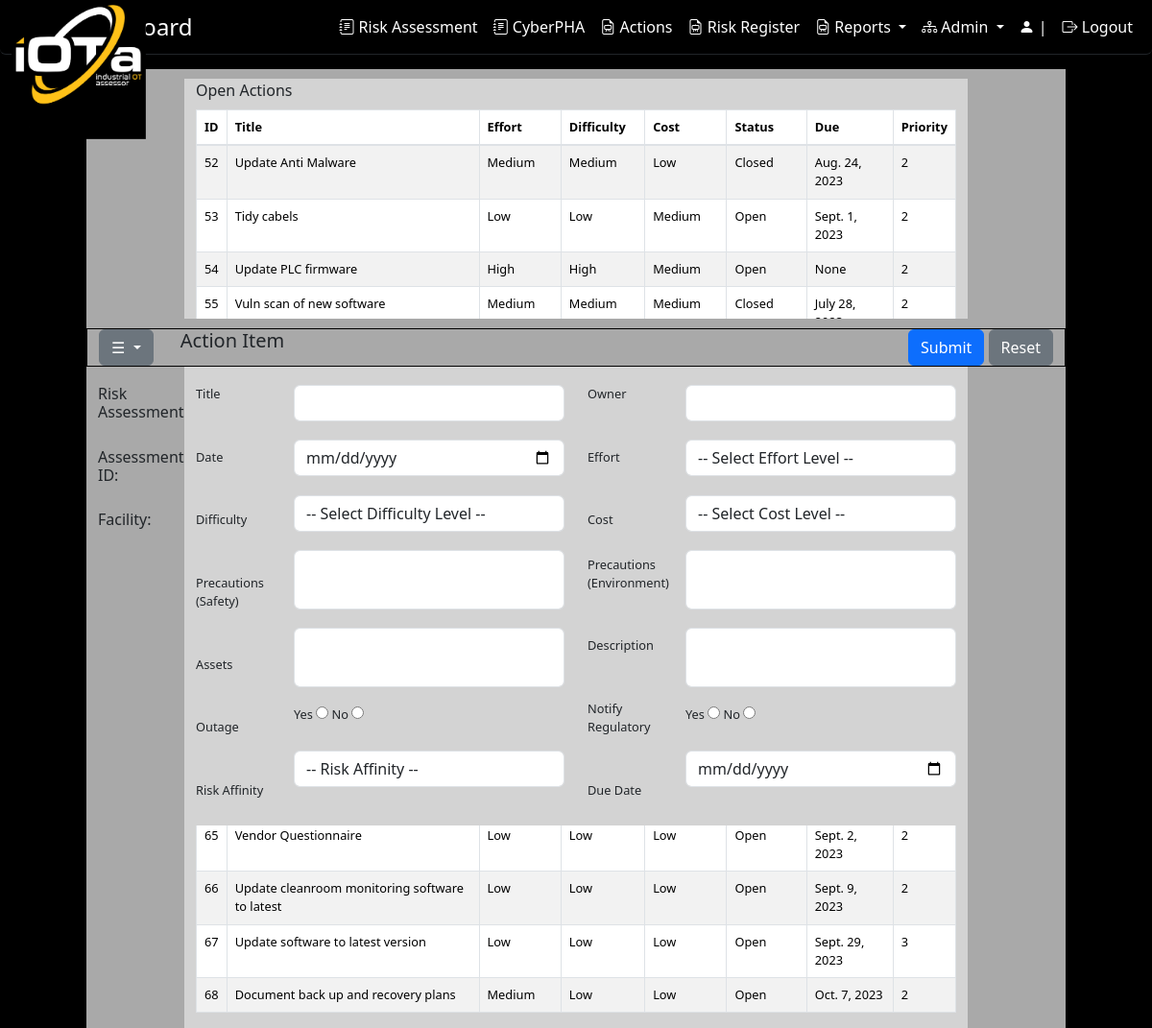
The page /OTRisk/raw_action on the database as committed earlier.
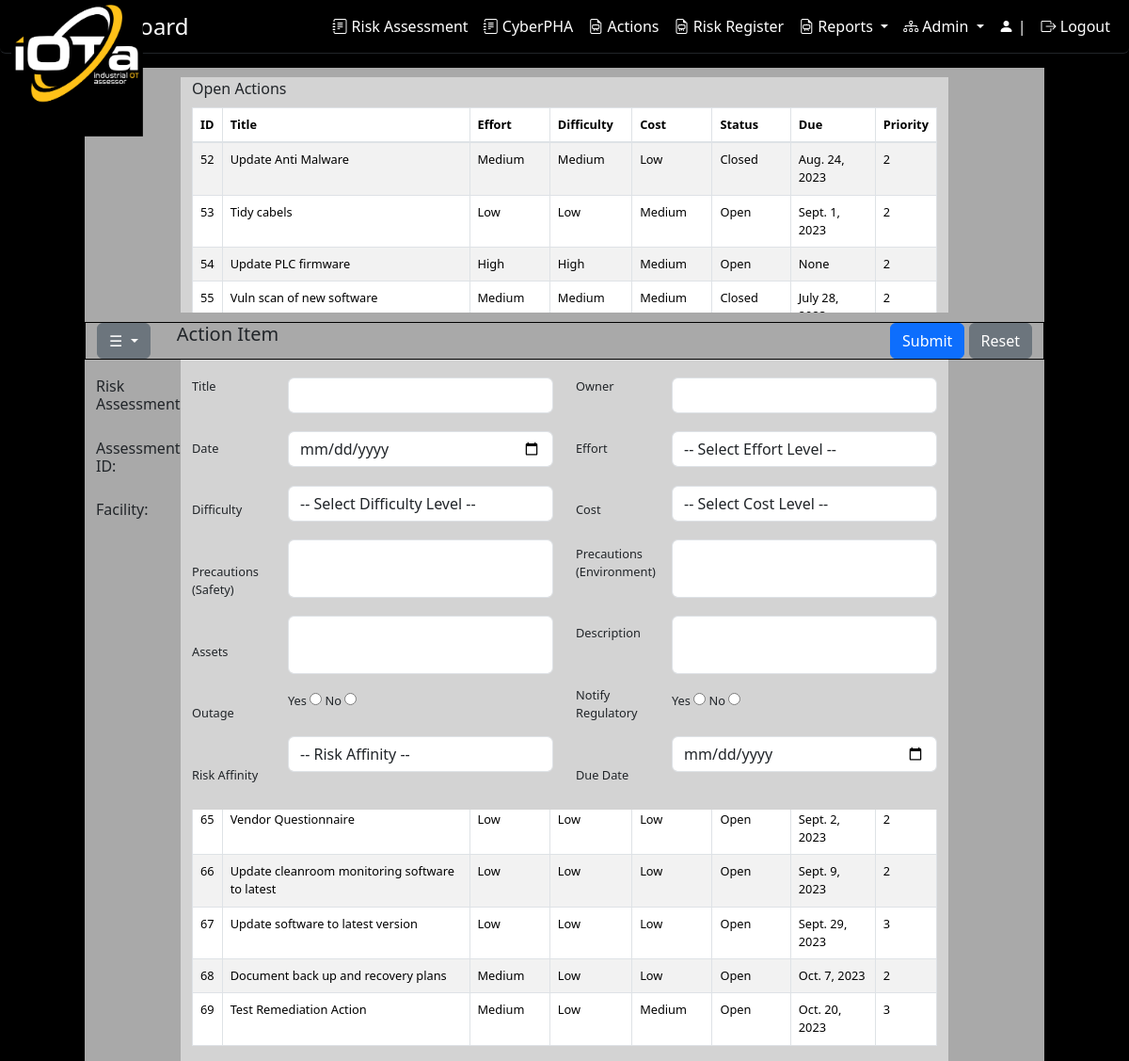
The same page on the database as committed later.
### OTRisk/models/raw.py (models this page shows)
class RAActions(models.Model):
    ID = models.AutoField(primary_key=True)
    RAWorksheetID = models.ForeignKey(RAWorksheet, on_delete=models.CASCADE, db_column='RAWorksheetID')
    phaID = models.IntegerField()
    actionTitle = models.CharField(max_length=255)
    actionOwner = models.CharField(max_length=255)
    actionDate = models.CharField(max_length=255)
    actionEffort = models.CharField(max_length=255)
    actionDifficulty = models.CharField(max_length=1)
    actionCost = models.CharField(max_length=1)
    actionStatus = models.CharField(max_length=50)
    actionDescription = models.CharField(max_length=255)
    actionDueDate = models.DateField()
    actionPriority = models.IntegerField()
    actionAssets = models.TextField()
    actionAffinity = models.TextField()
    outageWWW = models.CharField(max_length=3)
    outagePS = models.CharField(max_length=3)
    outageIT = models.CharField(max_length=3)
    outageEMS = models.CharField(max_length=3)
    outageICS = models.CharField(max_length=3)
    outageSIS = models.CharField(max_length=3)
    organizationid = models.ForeignKey(Organization, on_delete=models.CASCADE, verbose_name="Organization",
                                       related_name="ra_actions")
    userid = models.ForeignKey(User, on_delete=models.CASCADE, verbose_name="User", related_name="ra_actions")
    history = models.TextField()
    class Meta:
        db_table = 'tblRawActions'

### OTRisk/raw_views.py (the view, shortened to what this page needs)
# urls.py: path('raw_action', views.raw_action, name='raw_action'),
def raw_action(request):
    raw_actions = RAActions.objects.all()
    return render(request, 'raw_action.html', {
        'raw_actions': raw_actions
    })

### OTRisk/templates/OTRisk/raw_action.html (shortened to what this page needs)
{% load static %}
<!DOCTYPE html>
<html lang="">
<head>
<link rel="stylesheet" href="https://stackpath.bootstrapcdn.com/bootstrap/4.1.1/css/bootstrap.min.css">
<link rel="stylesheet" href="https://cdnjs.cloudflare.com/ajax/libs/bootstrap-select/1.13.1/css/bootstrap-select.min.css">
<link href="https://cdn.jsdelivr.net/npm/bootstrap-icons@1.7.1/font/bootstrap-icons.css" rel="stylesheet">
    <link rel="stylesheet" href="https://cdn.datatables.net/1.10.2/css/jquery.dataTables.min.css">
    <link href="https://cdn.jsdelivr.net/npm/select2@4.1.0-beta.1/dist/css/select2.min.css" rel="stylesheet" />
 {% load django_bootstrap5 %}
 {% bootstrap_css %}
</head>
<body style="background-color: black">
<nav class="navbar navbar-expand-lg navbar-scroll fixed-top shadow-0 border-bottom border-dark rounded">
  <div class="container-fluid d-flex justify-content-between">
   <a class="navbar-brand" href="{% url 'OTRisk:dashboardhome' %}"><img src="/static/images/logo1-2.jpg" style="height: 140px; width: 140px" class="navbar-logo" alt="">  </a>
      <h4 class="my-auto text-center flex-grow-1"><font color="white">Dashboard</font></h4>
    <div class="collapse navbar-collapse" id="navbarSupportedContent">
      <ul class="navbar-nav ms-auto">
        <li class="nav-item">
          <a class="nav-link" href="{% url 'OTRisk:qraw' %}"><i class="bi bi-journal-text"></i> Risk Assessment</a>
        </li>
        <li class="nav-item">
          <a class="nav-link" href="{% url 'OTRisk:iotaphamanager' %}"><i class="bi bi-journal-text"></i> CyberPHA</a>
        </li>
          <li class="nav-item">
          <a class="nav-link" href="{% url 'OTRisk:ra_actions_view' %}" tabindex="-1" ><i class="bi-file-earmark-easel"></i> Actions</a>
        </li>
        <li class="nav-item">
          <a class="nav-link" href="{% url 'OTRisk:risk_register' %}" tabindex="-1" ><i class="bi-file-earmark-easel"></i> Risk Register</a>
        </li>
        <li class="nav-item dropdown">
            <a class="nav-link dropdown-toggle" href="#" id="navbarDropdown" role="button" data-bs-toggle="dropdown" aria-expanded="false">
                <i class="bi-file-earmark-easel"></i> Reports
              </a>
        </li>
        <li class="nav-item dropdown">
            <a class="nav-link dropdown-toggle" href="#" id="navbarDropdown" role="button" data-bs-toggle="dropdown" aria-expanded="false">
                <i class="bi bi-diagram-3"></i> Admin
              </a>
        </li>
        <li class="nav-item">
            <a class="nav-link" href="{% url 'accounts:profile' %}">
                <i class="bi bi-person-fill"></i> {{ user.first_name }} {{ user.last_name }} | {{ user.userprofile.organization.name }}
            </a>
        </li>
          <li class="nav-item">
            <a class="nav-link" href="{% url 'logout' %}">
                <i class="bi bi-box-arrow-right"></i> Logout
            </a>
        </li>
      </ul>
    </div>
  </div>
</nav>
<br><br><br>
    <form name="frm_raw_action" id="frm_raw_action" method="POST" action="{% url 'OTRisk:raw_action' %}">
    <div class="row">
        <div class="col-md-1 "></div>
        <div class="col-md-10 ">
         <div class="row" style="background-color: darkgray; height: 10px"></div>
       </div>
        <div class="col-md-1 "></div>
    </div>
    <div class="row" style="height: 250px">
        <div class="col-md-1"></div>
        <div class="col-md-8" id="statDisplay" style="background-color: lightgrey">
            <label for="actionTable" class="form-label">Open Actions</label>
            <table id="actionTable" class="table table-striped table-bordered small-font">
            <thead>
                <tr>
                    <th>ID</th>
                    <th>Title</th>
                    <th>Effort</th>
                    <th>Difficulty</th>
                    <th>Cost</th>
                    <th>Status</th>
                    <th>Due</th>
                    <th>Priority</th>
                </tr>
            </thead>
            <tbody>
                {% for raw_actions in raw_actions %}
                    <tr data-description="{{ raw_actions.actionDescription }}">
                        <td>{{ raw_actions.ID }}</td>
                        <td>{{ raw_actions.actionTitle }}</td>
                        <td>{{ raw_actions.actionEffort }}</td>
                        <td>{{ raw_actions.actionDifficulty }}</td>
                        <td>{{ raw_actions.actionCost }}</td>
                        <td>{{ raw_actions.actionStatus }}</td>
                        <td>{{ raw_actions.actionDueDate }}</td>
                        <td>{{ raw_actions.actionPriority }}</td>
                    </tr>
                {% endfor %}
            </tbody>
            </table>
        </div>
        <div class="col-md-1"></div>
    </div>
    <div class="row">
        <div class="col-md-1 "></div>
        <div class="col-md-10 ">
         <div class="row" style="background-color: darkgray; height: 10px"></div>
       </div>
        <div class="col-md-1 "></div>
    </div>
    <div class="row">
        <div class="col-md-1 "></div>
        <div class="col-md-10 ">
         <div class="row" style="background-color: darkgray; height: 40px; border: 1px solid black;">
             <div class="col-md-1 text-left">
                 <div class="dropdown">
                    <button class="btn btn-secondary dropdown-toggle" type="button" id="dropdownMenuButton" data-toggle="dropdown" aria-haspopup="true" aria-expanded="false">
                        &#9776;
                    </button>
                </div>
             </div>
             <div class="col-md-2 text-left">
                <h5>Action Item</h5>
             </div>
             <div class="col-md-3 text-left"></div>
            <div class="col-md-6 text-right">
                <button type="submit" class="btn btn-primary">Submit</button>
                <button type="button" class="btn btn-secondary">Reset</button>
            </div>
        </div>
       </div>
        <div class="col-md-1 "></div>
    </div>
    <div class="row small-font">
        <div class="col-md-1"></div>
        <div class="col-md-1" style="background-color: darkgray">
            <br>
            <h6>Risk Assessment:</h6>
            <h6>Assessment ID:</h6>
            <h6>Facility:</h6>
        </div>
        <div class="col-md-1" style="background-color: lightgrey">
            <br>
            <label class="form-label">Title</label><br><br><br>
            <label class="form-label">Date</label><br><br><br>
            <label class="form-label">Difficulty</label><br><br><br>
            <label class="form-label">Precautions (Safety)</label><br><br><br>
            <label class="form-label">Assets</label><br><br><br>
            <label class="form-label">Outage</label><br><br><br>
            <label class="form-label">Risk Affinity</label><br><br>
       </div>
        <div class="col-md-3" style="background-color: lightgrey">
            <br>
            <input type="text" id="actionTitle" name="actionTitle" class="form-control" /><br>
            <input type="date" id="actionDate" name="actionDate" class="form-control" /><br>
            <select id="actionDifficulty" name="actionDifficulty" class="form-control"><br>
                <option>-- Select Difficulty Level --</option>
            </select>
            <br>
            <textarea class="form-control" rows="2" id="safetyPrecautions" name="safetyPrecautions" style="resize: none"></textarea><br>
            <textarea class="form-control" rows="2" id="actionAssets" name="actionAssets" style="resize: none"></textarea><br>
                <label for="yes">Yes</label>
                <input type="radio" id="yes" name="actionOutageYesNo" value="yes">
                <label for="no">No</label>
                <input type="radio" id="no" name="actionOutageYesNo" value="no">
            <br><br>
            <select id="actionEffective" name="actionEffective" class="form-control">
                <option>-- Risk Affinity --</option>
            </select>
            <br>
       </div>
        <div class="col-md-1" style="background-color: lightgrey">
            <br>
            <label class="form-label">Owner</label><br><br><br>
            <label class="form-label">Effort</label><br><br><br>
            <label class="form-label">Cost</label><br><br>
            <label class="form-label">Precautions (Environment)</label><br><br><br>
            <label class="form-label">Description</label><br><br><br>
            <label class="form-label">Notify Regulatory</label><br><br><br>
            <label class="form-label">Due Date</label><br><br>
       </div>
        <div class="col-md-3" style="background-color: lightgrey">
            <br>
            <input type="text" id="actionOwner" name="actionOwner" class="form-control" /><br>
            <select id="actionEffort" name="actionEffort" class="form-control">
                <option>-- Select Effort Level --</option>
            </select>
            <br>
            <select id="actionCost" name="actionCost" class="form-control"><br>
                <option>-- Select Cost Level --</option>
            </select>
            <br>
            <textarea class="form-control" rows="2" id="environmentPrecautions" name="environmentPrecautions" style="resize: none"></textarea>
            <br>
            <textarea class="form-control" rows="2" id="actionDescription" name="actionDescription" style="resize: none"></textarea>
            <br>
                <label for="yes">Yes</label>
                <input type="radio" id="yes" name="actionRegsYesNo" value="yes">
                <label for="no">No</label>
                <input type="radio" id="no" name="actionRegsYesNo" value="no">
            <br><br>
            <input type="date" id="dueDate" name="dueDate" class="form-control" oninput="validateDate()" />
       </div>
        <div class="col-md-1" style="background-color: darkgray"></div>
        <div class="col-md-1"></div>
    </div>
    </form>
</body>
</html>

### OTRisk/templates/OTRisk/raw_action.html (style rules this page uses)
.small-font { font-size: 0.8rem; }
.navbar-scroll .nav-link, .navbar-scroll .navbar-toggler-icon, .navbar-scroll .navbar-brand { color: #ffffff; }
.navbar-scroll { background-color: #000000; text-decoration-color: #FFFFFF; }
.navbar-scrolled .nav-link, .navbar-scrolled .navbar-toggler-icon, .navbar-scroll .navbar-brand { color: #262626; }
.navbar-logo { position: absolute; top: 5px; left: 5; height: 100px; z-index: 10; }

Rows that differ between the two databases and show on the page:
added RAActions: ID "69", actionTitle "Test Remediation Action", actionEffort "Medium", actionDifficulty "Low", actionCost "Medium", actionStatus "Open", actionDueDate "Oct. 20, 2023", actionPriority "3"
